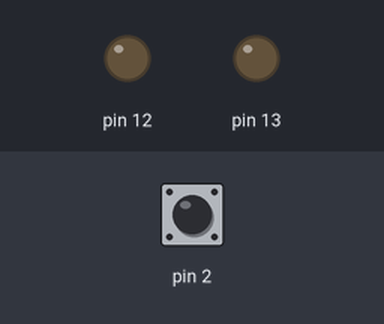
Bench run of a sketch on a simulated Arduino Uno, built with avr-gcc and run on an emulated ATmega328P. On the bench: output pins drawn as LEDs (lit = HIGH). The test bench sets the inputs (shaded band); at power-on: pin 2 HIGH. Random numbers use the default seed unless the sketch sets one; what the sketch prints to the serial monitor is not drawn.

Above: at 1.2 s.
1.3 s: pin 2 pulled LOW for 3.2 s
At 3.4 s:
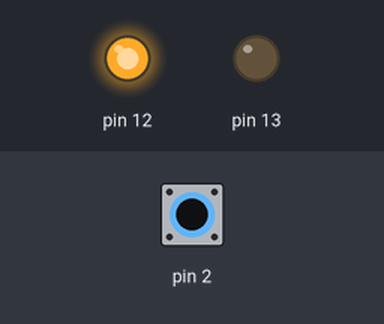
Timing chart, 0 to 5.8 s (numbered marks = the images above; inputs shaded):
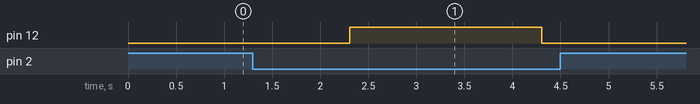

The sketch:

yesorno.ino
```cpp
void setup()
{
  Serial.begin(9600);
  pinMode(13, OUTPUT);
  pinMode(12, OUTPUT);
  pinMode(2, INPUT_PULLUP);
}

void loop()
{
  int randomNum = 9;
  int pushButton = digitalRead(2);
  if (pushButton == LOW) {
  	randomNum = random(0, 2);
  } else if (pushButton == HIGH) {
  	randomNum = 9;
  }
  Serial.println(randomNum);
  if (randomNum == 0) {
    digitalWrite(12, LOW);
    delay(1000);
    digitalWrite(13, HIGH);
  } else if (randomNum == 1) {
    digitalWrite(13, LOW);
    delay(1000);
    digitalWrite(12, HIGH);
  } else {
  	digitalWrite(13, LOW);
    digitalWrite(12, LOW);
  }
}
```

Measured:
- after the input at 1.3 s, pin 12: LOW → HIGH after 1.0 s, → LOW 2.0 s later
